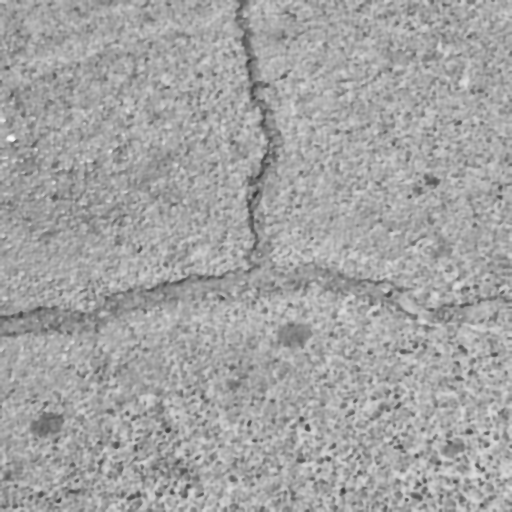
#> input picture traditional_outputs/steps/127_03_denoised.png, 512 x 512 px; its folder holds only this picture in this run
$ python traditional_crack_detection.py --input traditional_outputs/steps/127_03_denoised.png
#> lines starting #> are read from the running program, lines starting #| are printed output that depends on the picture; after the words box and inside, x2 and y2 are one past the last pixel; in counts of white or black regions, pixels touching at a corner belong together
import argparse
from pathlib import Path

import cv2
import numpy as np


# Image settings
VALID_IMAGE_EXTENSIONS = {".jpg", ".jpeg", ".png", ".bmp", ".tif", ".tiff"}
TARGET_IMAGE_SIZE = (512, 512)
DEFAULT_SENSITIVITY = 98.25

# Enable optimized kernels
cv2.setUseOptimized(True)


# ----- Helper Functions
def ensure_dir(path: Path) -> None:
    path.mkdir(parents=True, exist_ok=True)


def ensure_output_dirs(output_dir: Path) -> None:
    ensure_dir(output_dir / "steps")
    ensure_dir(output_dir / "masks")
    ensure_dir(output_dir / "overlays")


def overlay_mask_on_image(image: np.ndarray, mask: np.ndarray) -> np.ndarray:
    overlay = image.copy()
    crack_pixels = mask > 0

    if not np.any(crack_pixels):
        return overlay

    # Overlay the crack's pixels onto a copy of the image
    overlay_pixels = overlay[crack_pixels].astype(np.float32)
    overlay_pixels[:, 0] *= 0.35
    overlay_pixels[:, 1] *= 0.35
    overlay_pixels[:, 2] = (overlay_pixels[:, 2] * 0.35) + (255 * 0.65)
    overlay[crack_pixels] = np.clip(overlay_pixels, 0, 255).astype(np.uint8)

    return overlay


# ----- Edge Detection Steps
def build_multiscale_blackhat(image: np.ndarray) -> np.ndarray:
    blackhat = np.zeros_like(image)
    blackhat_kernel_sizes = (7, 11, 17, 23)

    # Merges the morphological responses to four different kernel sizes
    for kernel_size in blackhat_kernel_sizes:
        kernel = cv2.getStructuringElement(cv2.MORPH_RECT, (kernel_size, kernel_size))
        response = cv2.morphologyEx(image, cv2.MORPH_BLACKHAT, kernel)
        cv2.max(blackhat, response, dst=blackhat)

    return cv2.normalize(blackhat, None, 0, 255, cv2.NORM_MINMAX)


def build_crack_response(denoised: np.ndarray) -> tuple[np.ndarray, np.ndarray]:
    # Subtraction to emphasive dark crack shadows
    background_kernel = cv2.getStructuringElement(cv2.MORPH_ELLIPSE, (31, 31))
    background = cv2.morphologyEx(denoised, cv2.MORPH_CLOSE, background_kernel)
    local_dark = cv2.subtract(background, denoised)
    local_dark = cv2.normalize(local_dark, None, 0, 255, cv2.NORM_MINMAX)

    blackhat = build_multiscale_blackhat(denoised)

    # Use only the maximum value out of the blackhat and local dark images
    crack_response = cv2.max(blackhat, local_dark)

    # Blending a blurred version of the crack repsonse with itself
    blur = cv2.GaussianBlur(crack_response, (3, 3), 0)
    crack_response = cv2.addWeighted(crack_response, 1.5, blur, -0.5, 0)

    return crack_response, blackhat


def add_supported_edges(mask: np.ndarray, denoised: np.ndarray) -> np.ndarray:
    # Canny edge detection
    edges = cv2.Canny(denoised, 50, 130)

    # convolving the canny image with another kernel, since Canny is sensitive to noise
    support_kernel = cv2.getStructuringElement(cv2.MORPH_RECT, (5, 5))
    support = cv2.dilate(mask, support_kernel, iterations=1)
    supported_edges = cv2.bitwise_and(edges, support)
    cv2.bitwise_or(mask, supported_edges, dst=mask)

    return mask


def remove_small_components(mask: np.ndarray, min_area: int = 120) -> np.ndarray:
    num_labels, labels, stats, _ = cv2.connectedComponentsWithStats(mask, connectivity=8)

    if num_labels <= 1:
        return np.zeros_like(mask)

    #
    areas = stats[:, cv2.CC_STAT_AREA].astype(np.float32)
    widths = stats[:, cv2.CC_STAT_WIDTH].astype(np.float32)
    heights = stats[:, cv2.CC_STAT_HEIGHT].astype(np.float32)
    aspect_ratios = np.maximum(widths / np.maximum(heights, 1), heights / np.maximum(widths, 1))
    extents = areas / np.maximum(widths * heights, 1)

    # Only keep labels within a certain range
    kept_labels = (areas >= min_area) & ((aspect_ratios >= 1.15) | (areas >= min_area * 8)) & (extents <= 0.95)
    kept_labels[0] = False

    # Copy kept labels
    cleaned = np.zeros_like(mask)
    cleaned[kept_labels[labels]] = 255

    return cleaned


def detect_cracks_traditional(image: np.ndarray, sensitivity: float = DEFAULT_SENSITIVITY):
    original_image = image.copy()
    gray = cv2.cvtColor(image, cv2.COLOR_BGR2GRAY)

    # 0.5: Upscale small images
    h, w = gray.shape
    if w < 512:
        scale = 512 / w
        original_image = cv2.resize(original_image, None, fx=scale, fy=scale, interpolation=cv2.INTER_CUBIC)
        gray = cv2.resize(gray, None, fx=scale, fy=scale, interpolation=cv2.INTER_CUBIC)
        # Refresh dimensions after resizing so thresholds scale with processed data.
        h, w = gray.shape

    # 1: Improve image contrast
    clahe = cv2.createCLAHE(clipLimit=1.5, tileGridSize=(8, 8))
    enhanced = clahe.apply(gray)

    # 2: Texture suppresion
    denoised = cv2.GaussianBlur(enhanced, (3, 3), 0)
    denoised = cv2.bilateralFilter(denoised, d=5, sigmaColor=50, sigmaSpace=50)

    # 3: Blackhat image
    crack_response, blackhat = build_crack_response(denoised)

    # 4: Image thresholding: making the image black and white, with white representing cracks in the pavement
    threshold_value = np.percentile(crack_response, sensitivity)
    _, mask = cv2.threshold(crack_response, threshold_value, 255, cv2.THRESH_BINARY)

    # 5: Canny edge detection
    mask = add_supported_edges(mask, denoised)

    # 6: Remove small isolated responses after edge support; this improved precision.
    mask = remove_small_components(mask, min_area=120)

    # 6.5: Overlay the mask on the image to emphasize cracks
    overlay = overlay_mask_on_image(original_image, mask)

    return {
        "gray": gray,
        "enhanced": enhanced,
        "denoised": denoised,
        "blackhat": blackhat,
        "raw_mask": mask,
        "binary_mask": mask,
        "overlay": overlay,
    }


def process_one_image(image_path: Path, output_dir: Path, sensitivity: float):
    image = cv2.imread(str(image_path), cv2.IMREAD_COLOR)

    if image is None:
        raise ValueError(f"Could not read image: {image_path}")

    # Resize the image to be 512 x 512
    if (image.shape[1], image.shape[0]) != TARGET_IMAGE_SIZE:
        image = cv2.resize(image, TARGET_IMAGE_SIZE, interpolation=cv2.INTER_AREA)

    # Crack detection
    results = detect_cracks_traditional(image, sensitivity)

    # Saving images
    stem = image_path.stem
    cv2.imwrite(str(output_dir / "steps" / f"{stem}_01_gray.png"), results["gray"])
    cv2.imwrite(str(output_dir / "steps" / f"{stem}_02_enhanced.png"), results["enhanced"])
    cv2.imwrite(str(output_dir / "steps" / f"{stem}_03_denoised.png"), results["denoised"])
    cv2.imwrite(str(output_dir / "steps" / f"{stem}_04_blackhat.png"), results["blackhat"])
    cv2.imwrite(str(output_dir / "steps" / f"{stem}_05_raw_mask.png"), results["raw_mask"])
    cv2.imwrite(str(output_dir / "masks" / f"{stem}_06_mask.png"), results["binary_mask"])
    cv2.imwrite(str(output_dir / "overlays" / f"{stem}_07_overlay.png"), results["overlay"])

    print(f"Processed: {image_path.name}")


def collect_images(input_path: Path):
    if input_path.is_file():
        return [input_path]

    return sorted(p for p in input_path.iterdir() if p.suffix.lower() in VALID_IMAGE_EXTENSIONS)


def main():
    parser = argparse.ArgumentParser(description="Crack Mask Generator")

    parser.add_argument("--input", required=True)
    parser.add_argument("--output", default="traditional_outputs")
    parser.add_argument("--sensitivity", type=float, default=DEFAULT_SENSITIVITY)

    args = parser.parse_args()

    input_path = Path(args.input)
    output_dir = Path(args.output)

    if not input_path.exists():
        raise FileNotFoundError(f"Input path does not exist: {input_path}")

    images = collect_images(input_path)

    if not images:
        raise ValueError("No images found.")

    ensure_output_dirs(output_dir)

    for img in images:
        process_one_image(img, output_dir, args.sensitivity)
#> in process_one_image, image is the input picture: shape (512, 512, 3); min 56, max 251, mean 163.9
#> in build_crack_response, `background = cv2.morphologyEx(denoised, cv2.MORPH_CLOSE, background_ke..`:
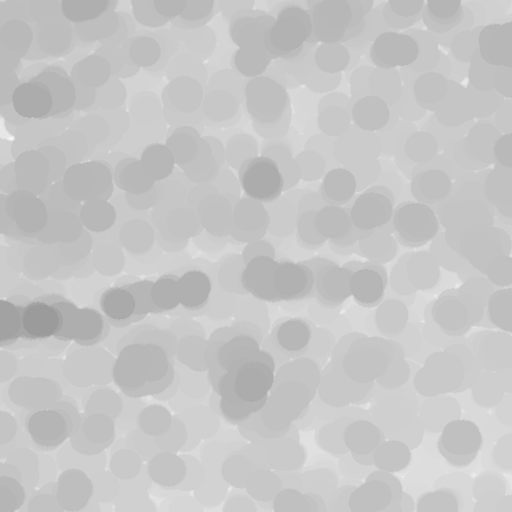
#> background: shape (512, 512); min 155, max 246, mean 197.7
#> in build_crack_response, `local_dark = cv2.subtract(background, denoised)`:
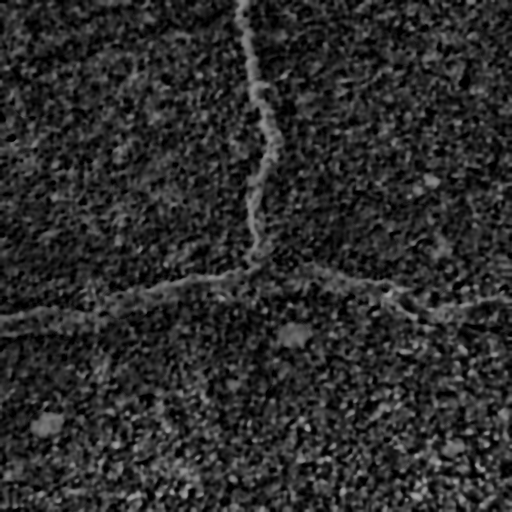
#> local_dark: shape (512, 512); min 0, max 169, mean 43.6
#> in build_multiscale_blackhat, `return cv2.normalize(blackhat, None, 0, 255, cv2.NORM_MINMAX)`:
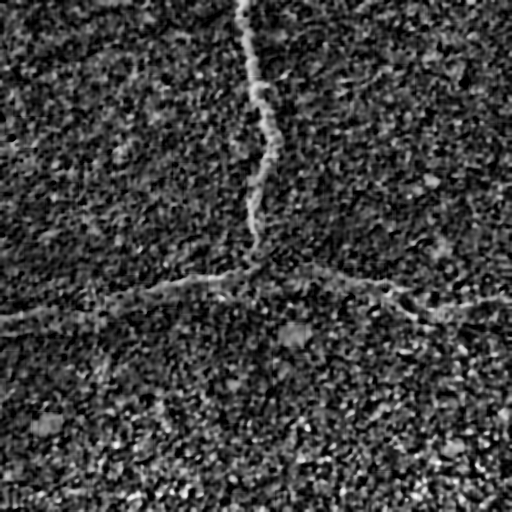
#> returned value: shape (512, 512); min 0, max 255, mean 61.8
#> in detect_cracks_traditional, `threshold_value = np.percentile(crack_response, sensitivity)`: threshold_value = 176
#> in add_supported_edges, `edges = cv2.Canny(denoised, 50, 130)`:
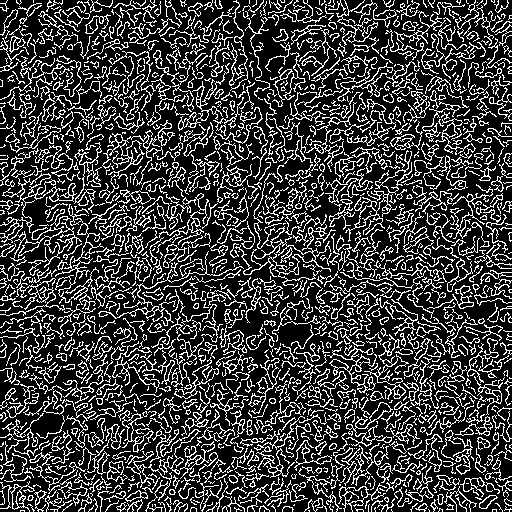
#> edges: shape (512, 512); 24% white in thin lines or dots
#> in add_supported_edges, `support_kernel = cv2.getStructuringElement(cv2.MORPH_RECT, (5, 5))`: support_kernel = [[1, 1, 1, 1, 1], [1, 1, 1, 1, 1], [1, 1, 1, 1, 1], [1, 1, 1, 1, 1], [1, 1, 1, 1, 1]]
#> in remove_small_components, `num_labels, labels, stats, _ = cv2.connectedComponentsWithStats(mask, ..`:
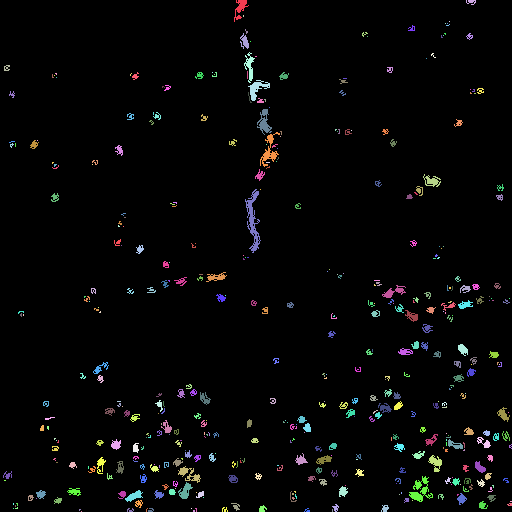
#> labels: shape (512, 512) int32; 451 distinct labels, from 0 to 450; one colour per label, 0 black
#> in remove_small_components, `num_labels, labels, stats, _ = cv2.connectedComponentsWithStats(mask, ..`: num_labels = 451; stats = 451 rows, first 6: [0, 0, 512, 512, 252145], [234, 0, 15, 22, 131], [466, 0, 10, 5, 30], [243, 15, 1, 2, 2], [449, 21, 1, 1, 1], [445, 23, 1, 1, 1]
#> in remove_small_components, `areas = stats[:, cv2.CC_STAT_AREA].astype(np.float32)`: areas = 451 values, max 252145 at index 0, min 1 at index 4, mean 581.3
#> in remove_small_components, `widths = stats[:, cv2.CC_STAT_WIDTH].astype(np.float32)`: widths = 451 values, max 512 at index 0, min 1 at index 3, mean 6.41
#> in remove_small_components, `heights = stats[:, cv2.CC_STAT_HEIGHT].astype(np.float32)`: heights = 451 values, max 512 at index 0, min 1 at index 4, mean 6.42
#> in remove_small_components, `aspect_ratios = np.maximum(widths / np.maximum(heights, 1), heights / ..`: aspect_ratios = 451 values, max 8 at index 24, min 1 at index 0, mean 1.39
#> in remove_small_components, `extents = areas / np.maximum(widths * heights, 1)`: extents = 451 values, max 1 at index 3, min 0.221 at index 409, mean 0.682
#> in detect_cracks_traditional, `mask = remove_small_components(mask, min_area=120)`:
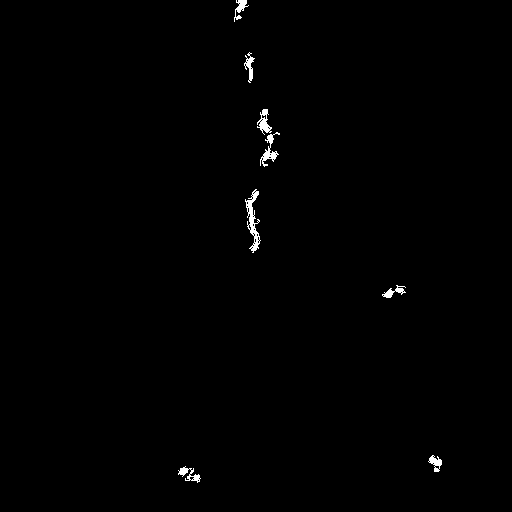
#> mask: shape (512, 512); 0.54% white; 8 white regions, largest, box (x1, y1, x2, y2) and area: (245, 189, 261, 253) 369, (260, 132, 280, 167) 216, (257, 109, 272, 135) 179
#> in overlay_mask_on_image, `overlay_pixels = overlay[crack_pixels].astype(np.float32)`: overlay_pixels = 1425 rows, first 8: [133, 133, 133], [109, 109, 109], [104, 104, 104], [102, 102, 102], [101, 101, 101], [99, 99, 99], [99, 99, 99], [101, 101, 101]
#> in overlay_mask_on_image, `overlay[crack_pixels] = np.clip(overlay_pixels, 0, 255).astype(np.uint8)`:
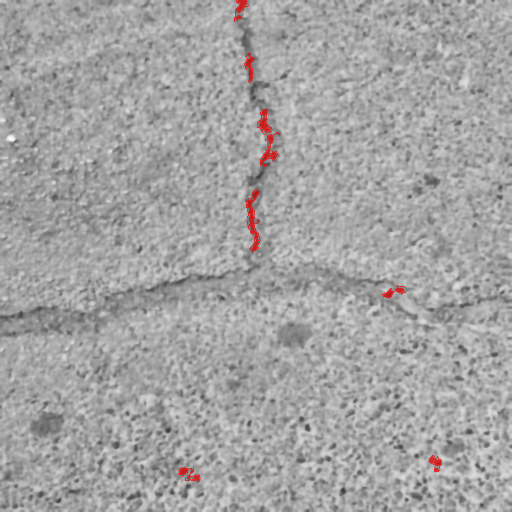
#> overlay: shape (512, 512, 3); 0.54% of pixels changed, all inside (x1, y1, x2, y2) = (178, 0, 442, 483)
#> in process_one_image, `results = detect_cracks_traditional(image, sensitivity)`: results = 7 items

    print(f"\nDone. Results saved in: {output_dir.resolve()}")


if __name__ == "__main__":
    main()

$ run again, on traditional_outputs/steps/52_03_denoised.png
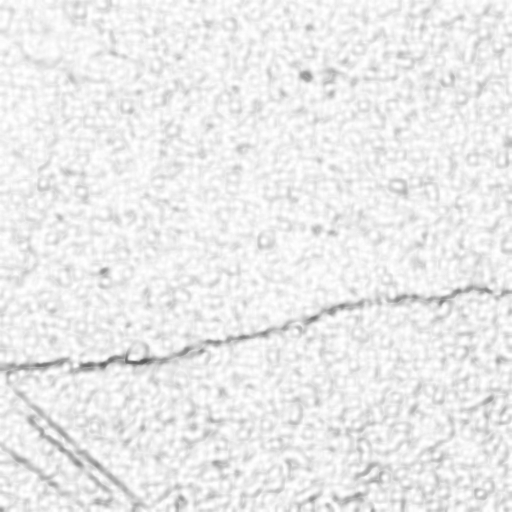
#> input picture traditional_outputs/steps/52_03_denoised.png, 512 x 512 px
#> in process_one_image, image is the input picture: shape (512, 512, 3); min 89, max 255, mean 235.2
#> threshold_value = 150
#> in add_supported_edges, `edges = cv2.Canny(denoised, 50, 130)`:
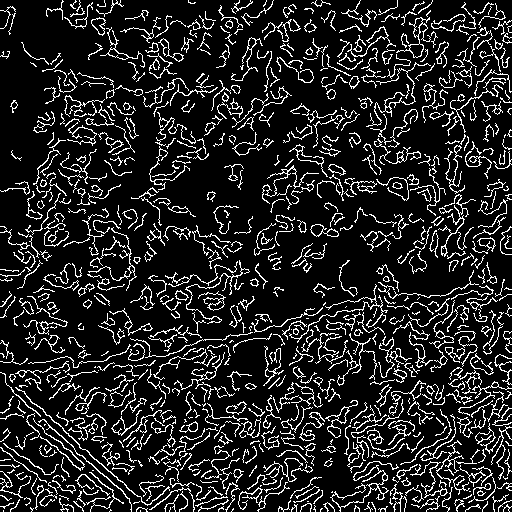
#> edges: shape (512, 512); 14.1% white in thin lines or dots
#> support_kernel = [[1, 1, 1, 1, 1], [1, 1, 1, 1, 1], [1, 1, 1, 1, 1], [1, 1, 1, 1, 1], [1, 1, 1, 1, 1]]
#> support: shape (512, 512); 4.3% white; 59 white regions, largest, box (x1, y1, x2, y2) and area: (26, 405, 130, 495) 1560, (69, 350, 170, 375) 1241, (175, 327, 276, 358) 960
#> supported_edges: shape (512, 512); 0.99% white in thin lines or dots, all inside (x1, y1, x2, y2) = (0, 69, 512, 512)
#> labels: shape (512, 512) int32; 148 distinct labels, from 0 to 147
#> num_labels = 148; stats = 148 rows, first 6: [0, 0, 512, 512, 255207], [298, 69, 16, 14, 140], [327, 91, 3, 4, 6], [334, 91, 1, 1, 1], [329, 93, 4, 3, 9], [333, 95, 2, 3, 3]
#> areas = 148 values, max 255207 at index 0, min 1 at index 3, mean 1771.2
#> widths = 148 values, max 512 at index 0, min 1 at index 3, mean 11.72
#> heights = 148 values, max 512 at index 0, min 1 at index 3, mean 9.28
#> aspect_ratios = 148 values, max 4.12 at index 35, min 1 at index 0, mean 1.42
#> extents = 148 values, max 1 at index 3, min 0.157 at index 61, mean 0.682
#> crack_pixels: shape (512, 512) bool; 1.7% white; 14 white regions, largest, box (x1, y1, x2, y2) and area: (71, 350, 170, 374) 852, (0, 356, 71, 378) 577, (426, 283, 494, 308) 476
#> in overlay_mask_on_image, `overlay[crack_pixels] = np.clip(overlay_pixels, 0, 255).astype(np.uint8)`:
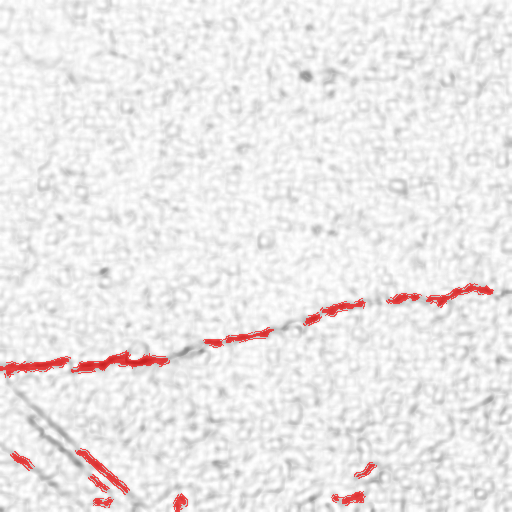
#> overlay: shape (512, 512, 3); 1.66% of pixels changed, all inside (x1, y1, x2, y2) = (0, 283, 494, 512)
#> results = 7 items

$ run again, on traditional_outputs/steps/53_03_denoised.png
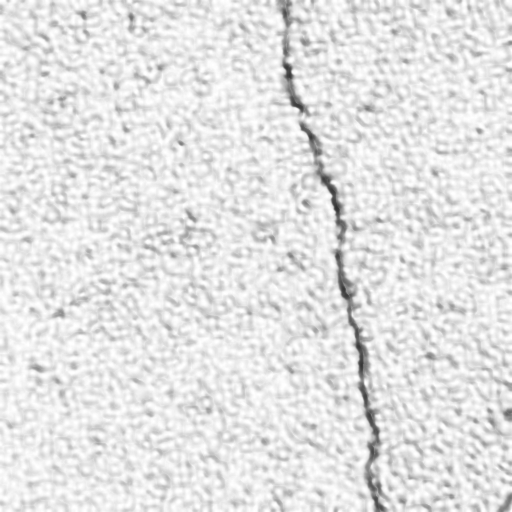
#> input picture traditional_outputs/steps/53_03_denoised.png, 512 x 512 px
#> in process_one_image, image is the input picture: shape (512, 512, 3); min 50, max 255, mean 227.7
#> threshold_value = 164
#> in add_supported_edges, `edges = cv2.Canny(denoised, 50, 130)`:
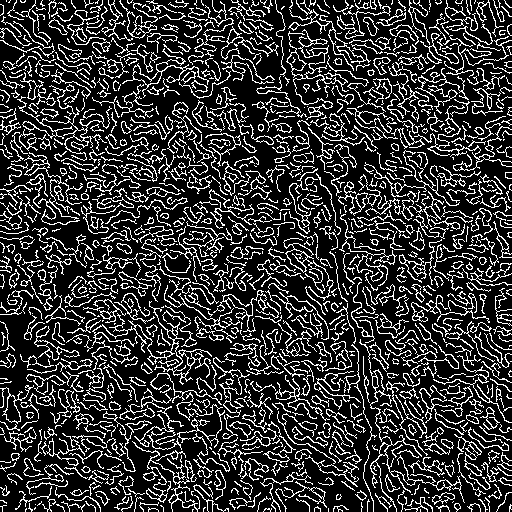
#> edges: shape (512, 512); 21% white in thin lines or dots
#> support_kernel = [[1, 1, 1, 1, 1], [1, 1, 1, 1, 1], [1, 1, 1, 1, 1], [1, 1, 1, 1, 1], [1, 1, 1, 1, 1]]
#> support: shape (512, 512); 3.9% white; 62 white regions, largest, box (x1, y1, x2, y2) and area: (332, 247, 389, 512) 3520, (298, 120, 349, 245) 1647, (277, 0, 311, 117) 1517
#> supported_edges: shape (512, 512); 0.87% white in thin lines or dots
#> labels: shape (512, 512) int32; 187 distinct labels, from 0 to 186
#> num_labels = 187; stats = 187 rows, first 6: [0, 0, 512, 512, 255586], [279, 0, 20, 31, 282], [445, 8, 9, 9, 35], [450, 8, 2, 1, 2], [78, 10, 10, 10, 54], [127, 12, 8, 11, 50]
#> areas = 187 values, max 255586 at index 0, min 1 at index 9, mean 1401.8
#> widths = 187 values, max 512 at index 0, min 1 at index 8, mean 6.84
#> heights = 187 values, max 512 at index 0, min 1 at index 3, mean 8.6
#> aspect_ratios = 187 values, max 5 at index 137, min 1 at index 0, mean 1.42
#> extents = 187 values, max 1 at index 3, min 0.106 at index 177, mean 0.752
#> crack_pixels: shape (512, 512) bool; 1.8% white; 5 white regions, box (x1, y1, x2, y2) and area: (332, 248, 388, 512) 2577, (314, 161, 348, 243) 776, (281, 31, 311, 117) 748, (298, 120, 324, 159) 375, (279, 0, 299, 31) 282
#> in overlay_mask_on_image, `overlay[crack_pixels] = np.clip(overlay_pixels, 0, 255).astype(np.uint8)`:
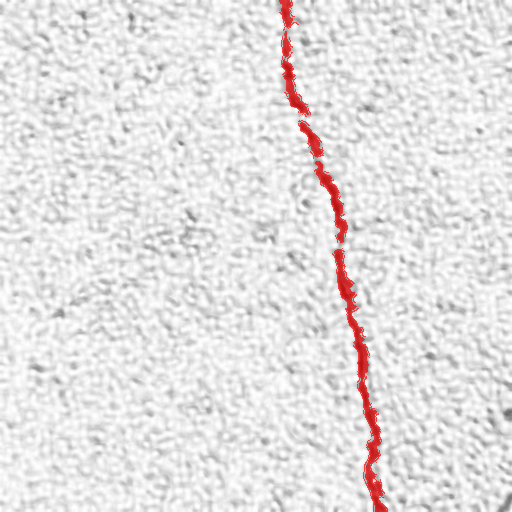
#> overlay: shape (512, 512, 3); 1.82% of pixels changed, all inside (x1, y1, x2, y2) = (279, 0, 388, 512)
#> results = 7 items

$ run again, on traditional_outputs/steps/62_03_denoised.png
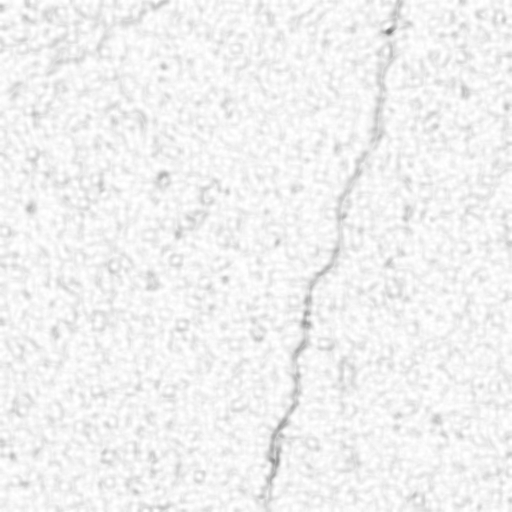
#> input picture traditional_outputs/steps/62_03_denoised.png, 512 x 512 px
#> in process_one_image, image is the input picture: shape (512, 512, 3); min 120, max 255, mean 241.3
#> threshold_value = 130
#> edges: shape (512, 512); 7.6% white in thin lines or dots
#> support_kernel = [[1, 1, 1, 1, 1], [1, 1, 1, 1, 1], [1, 1, 1, 1, 1], [1, 1, 1, 1, 1], [1, 1, 1, 1, 1]]
#> support: shape (512, 512); 4.6% white; 102 white regions, largest, box (x1, y1, x2, y2) and area: (256, 334, 311, 507) 2277, (298, 241, 342, 333) 1107, (334, 150, 370, 224) 825
#> supported_edges: shape (512, 512); 1% white in thin lines or dots
#> labels: shape (512, 512) int32; 258 distinct labels, from 0 to 257
#> num_labels = 258; stats = 258 rows, first 6: [0, 0, 512, 512, 255186], [24, 0, 8, 9, 40], [149, 0, 21, 11, 117], [379, 0, 25, 36, 324], [458, 0, 9, 5, 26], [0, 3, 6, 10, 41]
#> areas = 258 values, max 255186 at index 0, min 1 at index 8, mean 1016.1
#> widths = 258 values, max 512 at index 0, min 1 at index 8, mean 6.45
#> heights = 258 values, max 512 at index 0, min 1 at index 8, mean 7.47
#> aspect_ratios = 258 values, max 7 at index 219, min 1 at index 0, mean 1.47
#> extents = 258 values, max 1 at index 8, min 0.201 at index 135, mean 0.707
#> crack_pixels: shape (512, 512) bool; 1.3% white; 7 white regions, largest, box (x1, y1, x2, y2) and area: (261, 367, 303, 490) 1204, (299, 243, 341, 332) 751, (369, 95, 386, 144) 366
#> in overlay_mask_on_image, `overlay[crack_pixels] = np.clip(overlay_pixels, 0, 255).astype(np.uint8)`:
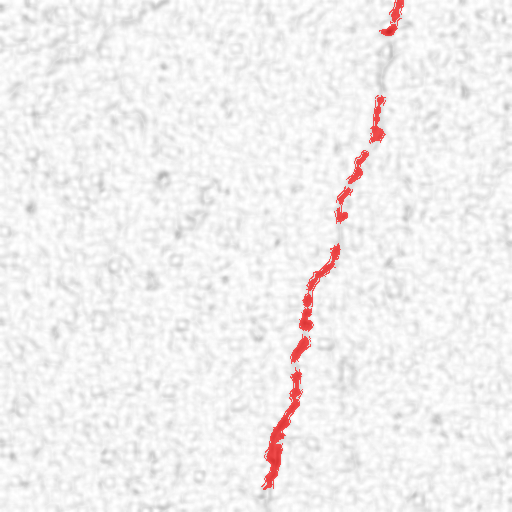
#> overlay: shape (512, 512, 3); 1.31% of pixels changed, all inside (x1, y1, x2, y2) = (261, 0, 404, 490)
#> results = 7 items
